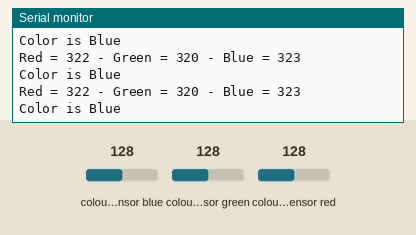
The sketch below on a simulated Arduino Mega 2560, built with avr-gcc and run on an emulated ATmega2560. Shown: the last lines printed to the serial monitor. Wiring (inferred from the names in the program): TCS3200 colour sensor: output pin 32; S2 pin 38; S3 pin 36; S0 pin 42; S1 pin 40. The test bench sets the inputs (shaded band); at power-on: colour sensor green 128, colour sensor blue 128, colour sensor red 128.

Above: at 3.8 s.
3.9 s: colour sensor green set to 138
At 5.2 s:
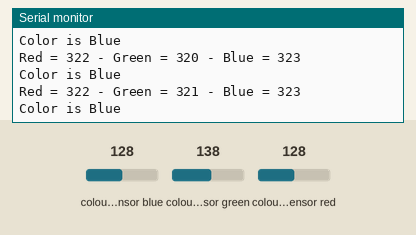
5.4 s: colour sensor green set to 144
At 6.5 s:
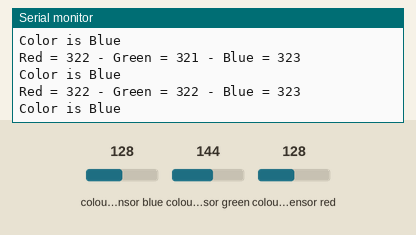
Timing chart, 0 to 8.4 s (numbered marks = the images above; inputs shaded):
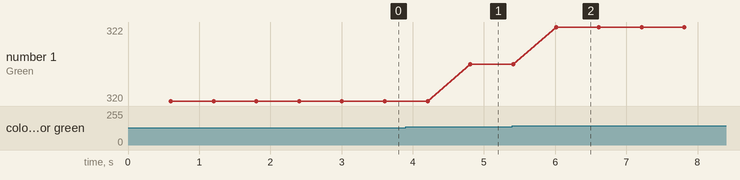

The sketch:

Colour_Sensor_Calibration3.ino
```cpp
#define S0 42
#define S1 40
#define S2 38
#define S3 36
#define sensorOut 32


// int redMin = 229;
// int redMax = 660;
// int greenMin = 271;
// int greenMax = 724;
// int blueMin = 270;
// int blueMax = 555;

int redMin = 130;
int redMax = 475;
int greenMin = 140;
int greenMax = 535;
int blueMin = 125;
int blueMax = 445;

// Variables for Color Pulse Width Measurements
int redPW = 0;
int greenPW = 0;
int bluePW = 0;

int redValue;
int greenValue;
int blueValue;

void setup() {
  // Set pins 4 to 7 as outputs
  pinMode(S0, OUTPUT);
  pinMode(S1, OUTPUT);
  pinMode(S2, OUTPUT);
  pinMode(S3, OUTPUT);

  // Set Sensor output as input
  pinMode(sensorOut, INPUT);

  // Set Pulse Width scaling to 20%
  digitalWrite(S0, HIGH);
  digitalWrite(S1, LOW);

  // Setup Serial Monitor
  Serial.begin(9600);
}

void loop() {
  // Read Red Pulse Width
  redPW = getRedPW();
  redValue = map(redPW, redMin, redMax, 255, 0);
  // Delay to stabilize sensor
  delay(200);

  // Read Green Pulse Width
  greenPW = getGreenPW();
  greenValue = map(greenPW, greenMin, greenMax, 255, 0);
  // Delay to stabilize sensor
  delay(200);

  // Read Blue Pulse Width
  bluePW = getBluePW();
  blueValue = map(bluePW, blueMin, blueMax, 255, 0);
  // Delay to stabilize sensor
  delay(200);

  // Print output to Serial Monitor
  Serial.print("Red = ");
  Serial.print(redValue);
  Serial.print(" - Green = ");
  Serial.print(greenValue);
  Serial.print(" - Blue = ");
  Serial.println(blueValue);

  // Determine the dominant color
  if (redValue > greenValue && redValue > blueValue) {
    Serial.println("Color is Red");
  } else if (greenValue > redValue && greenValue > blueValue) {
    Serial.println("Color is Green");
  } else if (blueValue > greenValue && blueValue > redValue) {
    Serial.println("Color is Blue");
  }
}

// Function to read Red Pulse Widths
int getRedPW() {
  // Set sensor to read Red only
  digitalWrite(S2, LOW);
  digitalWrite(S3, LOW);

  // Read the output Pulse Width
  int PW = pulseIn(sensorOut, LOW);

  // Return the value
  return PW;
}

// Function to read Green Pulse Widths
int getGreenPW() {
  // Set sensor to read Green only
  digitalWrite(S2, HIGH);
  digitalWrite(S3, HIGH);

  // Read the output Pulse Width
  int PW = pulseIn(sensorOut, LOW);

  // Return the value
  return PW;
}

// Function to read Blue Pulse Widths
int getBluePW() {
  // Set sensor to read Blue only
  digitalWrite(S2, LOW);
  digitalWrite(S3, HIGH);

  // Read the output Pulse Width
  int PW = pulseIn(sensorOut, LOW);

  // Return the value
  return PW;
}
```

Measured:
- after the input at 3.9 s, the serial monitor: prints a new line after 0.91 s (image 1)
- after the input at 5.4 s, the serial monitor: prints a new line after 0.61 s (image 2)
- plotted number 1: 320 → 321 after the input at 3.9 s
